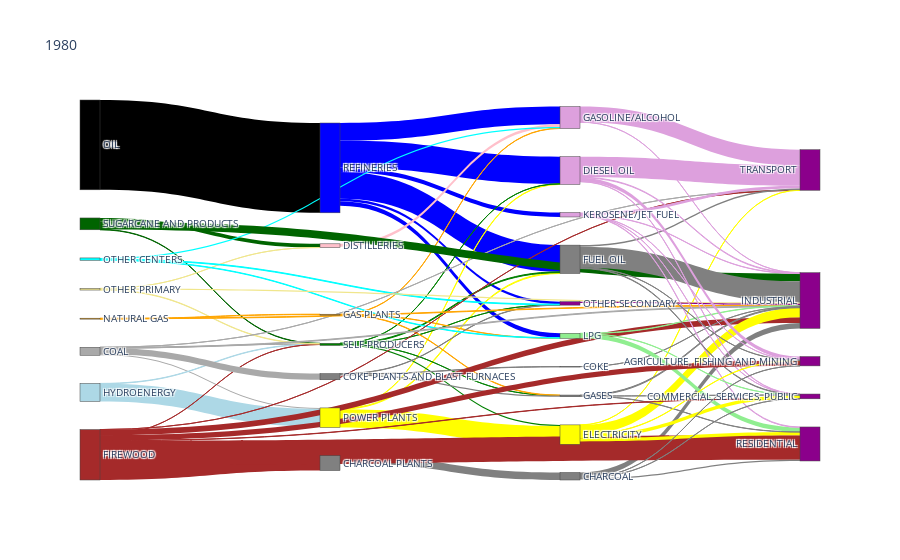

The notebook cell saved with this chart:
### Markdown cell above
### Sample plot

### Code cell
Plot(year='1980',db=db)

### Figure 1 — Plotly figure (JSON) as saved in the notebook; plotly's stock layout.template omitted (floating-point values rounded to 4 significant figures; data arrays with more than 128 entries replaced by an {"elided": "..."} marker saying what was removed)
{"data": [{"link": {"color": {"elided": "266 str values"}, "source": {"elided": "266 int values"}, "target": {"elided": "266 int values"}, "value": {"elided": "266 float values"}}, "node": {"color": ["blue", "yellow", "green", "orange", "grey", "grey", "pink", "cyan", "black", "orange", "darkgray", "lightblue", "darkred", "red", "brown", "darkgreen", "khaki", "yellow", "lightgreen", "plum", "plum", "plum", "grey", "grey", "grey", "grey", "darkmagenta", "darkmagenta", "darkmagenta", "darkmagenta", "darkmagenta", "darkmagenta", "darkmagenta", "darkmagenta", "darkmagenta", "black", "orange", "darkgray", "lightblue", "darkred", "red", "brown", "darkgreen", "khaki", "yellow", "lightgreen", "plum", "plum", "plum", "grey", "grey", "grey", "grey"], "label": ["REFINERIES", "POWER PLANTS", "SELF-PRODUCERS", "GAS PLANTS", "CHARCOAL PLANTS", "COKE PLANTS AND BLAST FURNACES", "DISTILLERIES", "OTHER CENTERS", "OIL", "NATURAL GAS", "COAL", "HYDROENERGY", "GEOTHERMAL", "NUCLEAR", "FIREWOOD", "SUGARCANE AND PRODUCTS", "OTHER PRIMARY", "ELECTRICITY", "LPG", "GASOLINE/ALCOHOL", "KEROSENE/JET FUEL", "DIESEL OIL", "FUEL OIL", "COKE", "CHARCOAL", "GASES", "OTHER SECONDARY", "TRANSPORT", "INDUSTRIAL", "RESIDENTIAL", "COMMERCIAL, SERVICES, PUBLIC", "AGRICULTURE, FISHING AND MINING", "CONSTRUCTION AND OTHERS", "OIL", "NATURAL GAS", "COAL", "HYDROENERGY", "GEOTHERMAL", "NUCLEAR", "FIREWOOD", "SUGARCANE AND PRODUCTS", "OTHER PRIMARY", "ELECTRICITY", "LPG", "GASOLINE/ALCOHOL", "KEROSENE/JET FUEL", "DIESEL OIL", "FUEL OIL", "COKE", "CHARCOAL", "GASES", "OTHER SECONDARY"], "pad": 30, "thickness": 20}, "type": "sankey"}], "layout": {"font": {"size": 10}, "title": {"text": "1980"}}}
